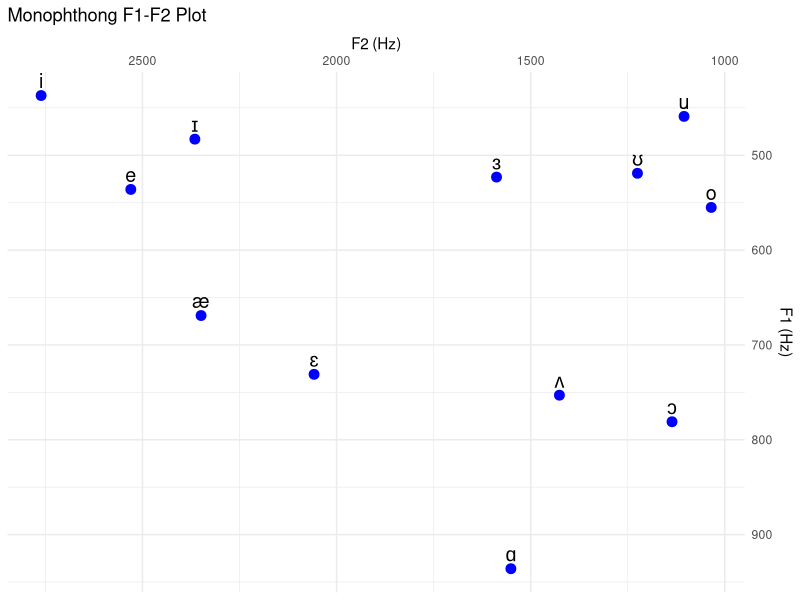
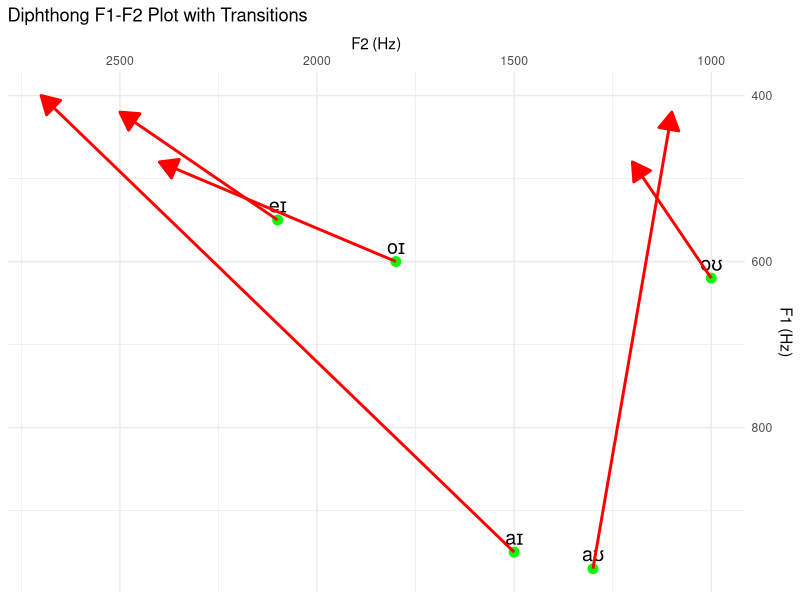
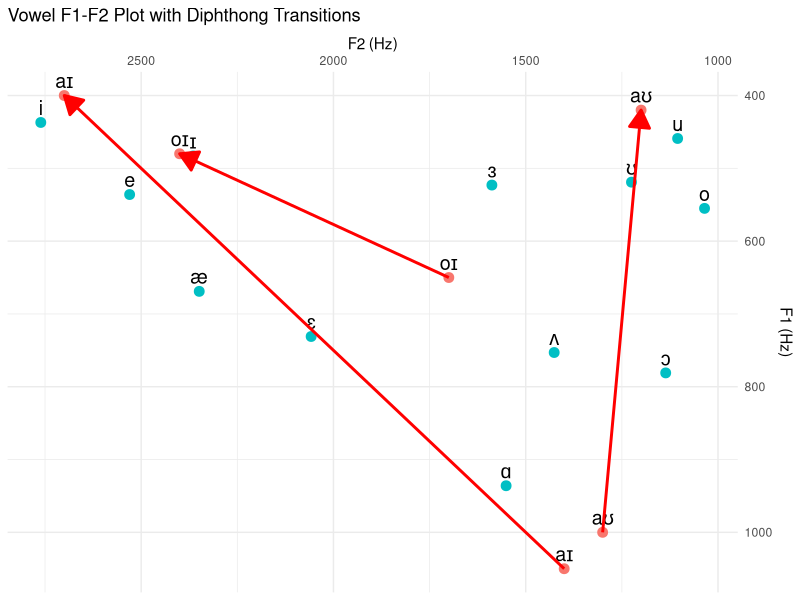

Here is the R script that generated these plots, in order:
# Load necessary library
library(ggplot2)


######################## Just monophthong ################################## 
# Monophthong dataset
monophthong_data <- data.frame(
  vowel = c('i', 'ɪ', 'e', 'ɛ', 'æ', 'ɑ', 'ɔ', 'o', 'ʊ', 'u', 'ʌ', 'ɜ'),
  f1 = c(437, 483, 536, 731, 669, 936, 781, 555, 519, 459, 753, 523),
  f2 = c(2761, 2365, 2530, 2058, 2349, 1551, 1136, 1035, 1225, 1105, 1426, 1588)
)

# Generate the monophthong plot
ggplot(monophthong_data, aes(x = f2, y = f1)) +
  geom_point(size = 3, color = 'blue') +
  geom_text(aes(label = vowel), vjust = -0.5, size = 5) +
  scale_y_reverse(position = "right") +
  scale_x_reverse(position = "top") +
  labs(title = "Monophthong F1-F2 Plot", x = "F2 (Hz)", y = "F1 (Hz)") +
  theme_minimal()

# save the graph; change the first argument to the path of where you want to save things
ggsave("vowel_plot_monophthong.png", plot = plot, width = 8, height = 6, dpi = 300)


######################## Just diphthong ################################## 
# Diphthong dataset
diphthong_data <- data.frame(
  vowel = c('aɪ', 'aʊ', 'oɪ', 'eɪ', 'oʊ'),
  f1_start = c(950, 970, 600, 550, 620),
  f2_start = c(1500, 1300, 1800, 2100, 1000),
  f1_end = c(400, 420, 480, 420, 480),
  f2_end = c(2700, 1100, 2400, 2500, 1200)
)

# Generate the diphthong plot with arrows for transitions
ggplot() +
  geom_point(data = diphthong_data, aes(x = f2_start, y = f1_start), size = 3, color = 'green') +
  geom_text(data = diphthong_data, aes(x = f2_start, y = f1_start, label = vowel), vjust = -0.5, size = 5) +
  geom_segment(data = diphthong_data,
               aes(x = f2_start, y = f1_start, xend = f2_end, yend = f1_end),
               arrow = arrow(length = unit(0.2, "inches"), type = "closed"),
               color = "red", size = 1) +
  scale_y_reverse(position = "right") +
  scale_x_reverse(position = "top") +
  labs(title = "Diphthong F1-F2 Plot with Transitions", x = "F2 (Hz)", y = "F1 (Hz)") +
  theme_minimal()

# save the graph; change the first argument to the path of where you want to save things
ggsave("vowel_plot_diphthong.png", plot = plot, width = 8, height = 6, dpi = 300)


######################## Monophthong and diphthong together ################################## 
# Create a combined data frame for vowels and diphthongs
data_combined <- data.frame(
  vowel = c('i', 'ɪ', 'e', 'ɛ', 'æ', 'ɑ', 'ɔ', 'o', 'ʊ', 'u', 'ʌ', 'ɜ',
            'aɪ', 'aɪ', 'aʊ', 'aʊ', 'oɪ', 'oɪ'),
  f1 = c(437, 483, 536, 731, 669, 936, 781, 555, 519, 459, 753, 523,
         1050, 400, 1000, 420, 650, 480),  # Adjusted F1 values for diphthongs
  f2 = c(2761, 2365, 2530, 2058, 2349, 1551, 1136, 1035, 1225, 1105, 1426, 1588,
         1400, 2700, 1300, 1200, 1700, 2400),  # Adjusted F2 values for diphthongs
  group = c(rep(NA, 12), 'aɪ', 'aɪ', 'aʊ', 'aʊ', 'oɪ', 'oɪ')  # Group identifier for diphthongs
)

# Generate the plot
ggplot(data_combined, aes(x = f2, y = f1)) +
  # Plot all points
  geom_point(size = 3, aes(color = is.na(group)), show.legend = FALSE) +  # Differentiate vowel and diphthong points
  geom_text(aes(label = vowel), vjust = -0.5, size = 5) +
  
  # Draw paths for diphthong transitions
  geom_path(data = subset(data_combined, !is.na(group)),
            aes(group = group), arrow = arrow(length = unit(0.2, "inches"), type = "closed"),
            color = "red", size = 1) +
  
  # Reverse axes to follow phonetic conventions
  scale_y_reverse(position = "right") +
  scale_x_reverse(position = "top") +
  
  # Add labels and theme
  labs(title = "Vowel F1-F2 Plot with Diphthong Transitions",
       x = "F2 (Hz)", y = "F1 (Hz)") +
  theme_minimal()


# save the graph; change the first argument to the path of where you want to save things
ggsave("vowel_plot_combine.png", plot = plot, width = 8, height = 6, dpi = 300)
